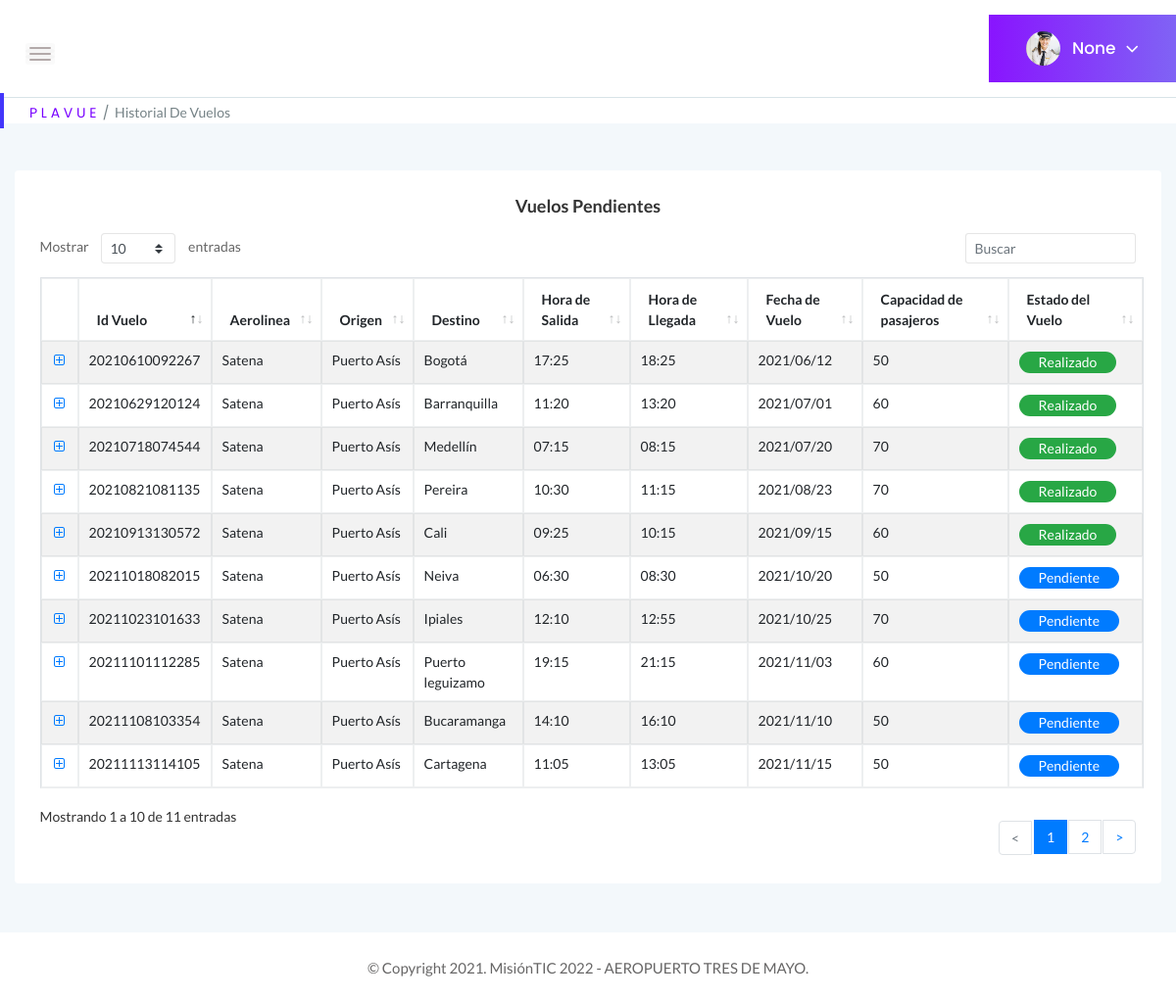
Before: /historialvuelospiloto (signed in) with the older database file.
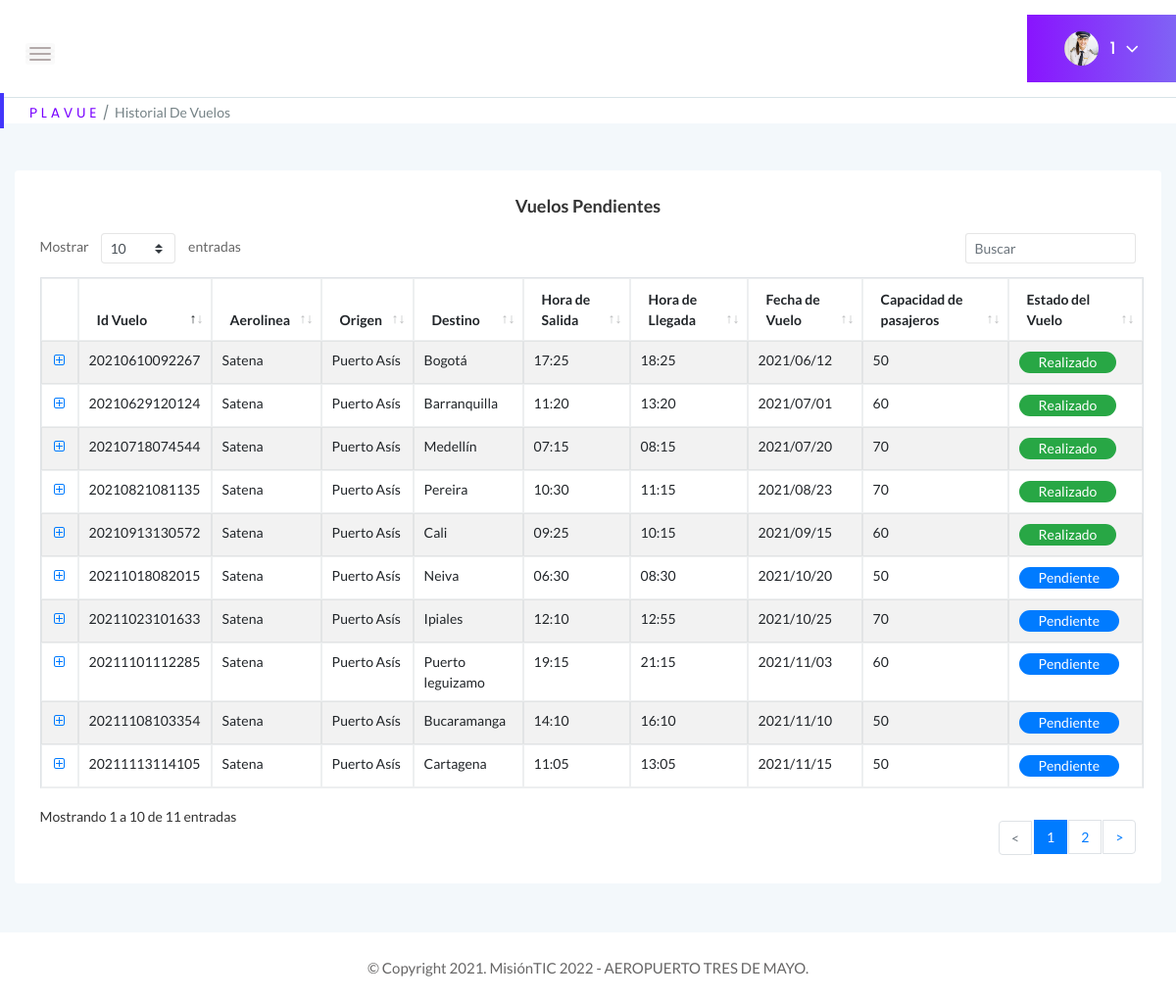
After: the same page with the newer database file.
### tables this page shows
CREATE TABLE Usuarios (Id_usuario BIGINT PRIMARY KEY, Documento BIGINT UNIQUE, tipoDocumento INTEGER REFERENCES tipo_documento (id_documento) ON DELETE RESTRICT ON UPDATE RESTRICT MATCH SIMPLE, contraseña VARCHAR NOT NULL, tipoPerfil INTEGER REFERENCES Perfil (Id_perfil) ON DELETE RESTRICT ON UPDATE RESTRICT, estadoUsuario INTEGER REFERENCES Estado (Id_estado) ON DELETE RESTRICT ON UPDATE RESTRICT, Nombre VARCHAR (100) NOT NULL, correo VARCHAR (100) UNIQUE NOT NULL, fechaNacimiento DATE, sexo INTEGER REFERENCES Genero (Id_genero) ON DELETE RESTRICT ON UPDATE RESTRICT, Celular BIGINT, nacionalidad INTEGER REFERENCES Nacionalidad (Id_pais) ON DELETE RESTRICT ON UPDATE RESTRICT, nombreContacto VARCHAR (100), numeroContacto BIGINT);

### app.py (the view)
@app.route("/historialvuelospiloto", methods=["GET"])
def historial_vuelospiloto():
    if "usuario" in session:
        if request.method == "GET":
            try:
                with sqlite3.connect("Plavue.db") as con:
                    con.row_factory = sqlite3.Row
                    cur = con.cursor()
                    cur.execute("SELECT * FROM Usuarios WHERE correo = ?", [session["usuario"]])
                    query = cur.fetchone()
                with sqlite3.connect("Plavue.db") as con1:
                    con1.row_factory = sqlite3.Row
                    cur1 = con1.cursor()
                    cur1.execute("SELECT * FROM Vuelospiloto")
                    query1 = cur1.fetchall()
                return render_template("historialvuelospiloto.html", perfil = query, vuelos = query1)
            except Error as er:
                print('SQLite error: %s' % (' '.join(er.args)))
                print('SQLite traceback: ')
        return render_template("historialvuelospiloto.html")
    return render_template("Login.html")

### templates/historialvuelospiloto.html (shortened to what the changed rows need)
<!doctype html>
<html class="no-js" lang="en">
<head>
    <link rel="stylesheet" href="{{ url_for('static', filename='css/bootstrap.min.css') }}">
    <link rel="stylesheet" href="{{ url_for('static', filename='css/font-awesome.min.css') }}">
    <link rel="stylesheet" href="{{ url_for('static', filename='css/themify-icons.css') }}">
    <link rel="stylesheet" href="{{ url_for('static', filename='css/metisMenu.css') }}">
    <link rel="stylesheet" href="{{ url_for('static', filename='css/owl.carousel.min.css') }}">
    <link rel="stylesheet" href="{{ url_for('static', filename='css/slicknav.min.css') }}">
    <link rel="stylesheet" href="https://www.amcharts.com/lib/3/plugins/export/export.css" type="text/css" media="all" />
    <link rel="stylesheet" type="text/css" href="{{ url_for('static', filename='css/tables/jquery.dataTables.css') }}">
    <link rel="stylesheet" type="text/css" href="{{ url_for('static', filename='css/tables/dataTables.bootstrap4.min.css') }}">
    <link rel="stylesheet" type="text/css" href="{{ url_for('static', filename='css/tables/responsive.bootstrap.min.css') }}">
    <link rel="stylesheet" type="text/css" href="{{ url_for('static', filename='css/tables/responsive.jqueryui.min.css') }}">
    <link rel="stylesheet" href="{{ url_for('static', filename='css/typography.css') }}">
    <link rel="stylesheet" href="{{ url_for('static', filename='css/default-css.css') }}">
    <link rel="stylesheet" href="{{ url_for('static', filename='css/styles.css') }}">
    <link rel="stylesheet" href="{{ url_for('static', filename='css/responsive.css') }}">
    <link rel="stylesheet" href="{{ url_for('static', filename='js/vendor/select2.css') }}">
</head>
<body>
    <div class="page-container">
        <div class="main-content">
            <div class="header-area">
                <div class="row align-items-center">
                    <div class="col-sm-6 clearfix">
                        <div class="user-profile pull-right">
                            <img class="avatar user-thumb" src="static/images/icon/descarga.jpg" alt="avatar">
                            <h4 class="user-name dropdown-toggle" data-toggle="dropdown">{{perfil[5]}}<i class="fa fa-angle-down"></i></h4>
                        </div>
                    </div>
                </div>
            </div>
            <div class="body main-content-inner">
                <div class="row">
                    <div class="col-12 mt-5">
                        <div class="card">
                            <div class="card-body">
                                <section class="panel">
                                    <div class="panel-body">
                                        <table class="table table-bordered table-striped mb-none" id="datatable-vuelospiloto">
                                            <thead>
                                                <tr>
                                                    <th>Id Vuelo</th>
                                                    <th>Aerolinea</th>
                                                    <th>Origen</th>
                                                    <th>Destino</th>
                                                    <th>Hora de Salida</th>
                                                    <th>Hora de Llegada</th>
                                                    <th>Fecha de Vuelo</th>
                                                    <th>Capacidad de pasajeros</th>
                                                    <th>Estado del Vuelo</th>
                                                </tr>
                                            </thead>
                                        </table>
                                    </div>
                                </section>
                        </div>
                    </div>
                </div>
            </div>
        </div>
    </div>
    </div>
</body>
</html>

Changed rows visible on the page:
now on this page (row edited): Usuarios: estadoUsuario "1"
Other visible differences:
{{ perfil[5] }}: "None" → (not shown)
